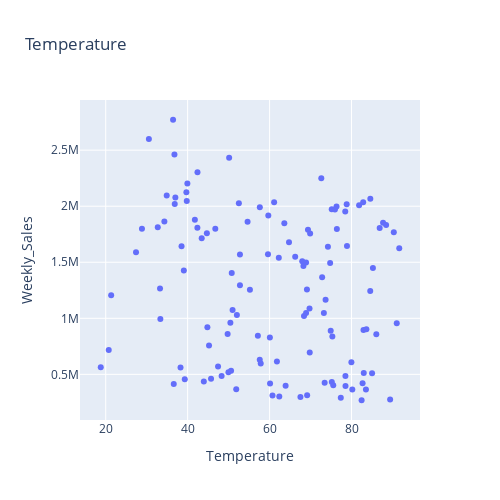
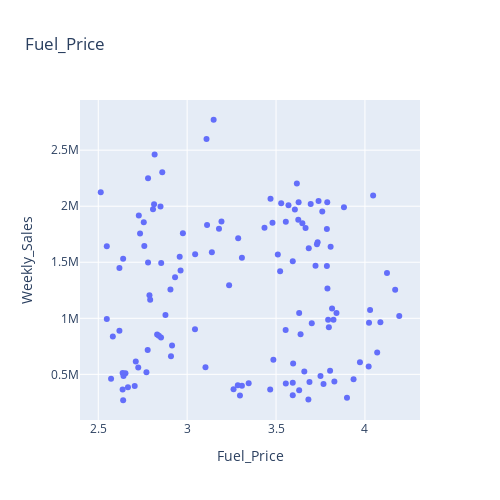
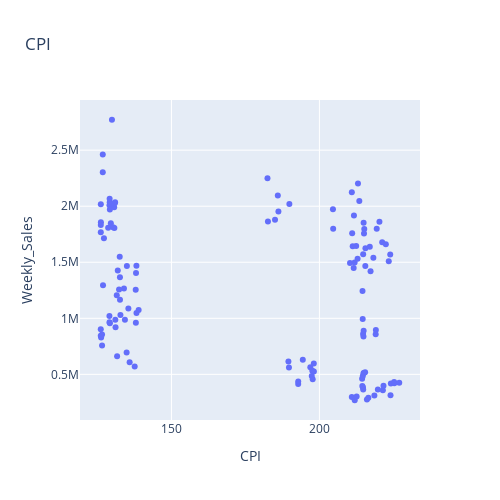
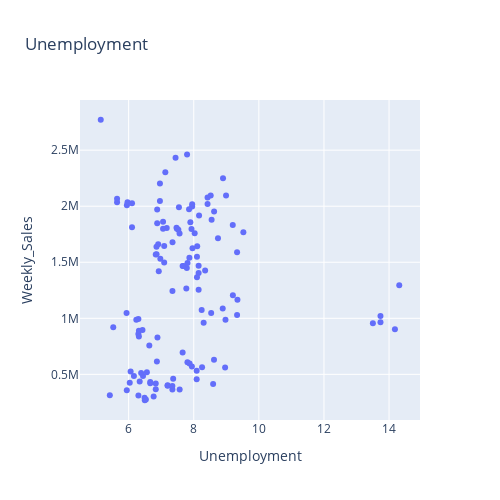

Write notebook code for charts like these, in order.
### Markdown cell above
### Bivariate analysis
Test relationship w dependent variable and check for multicollinearity

### Code cell
#bivariate analysis to see if variables have a linear rship with the dependent variable
features = ['Temperature','Fuel_Price','CPI','Unemployment','Store','Holiday_Flag']

for i in features:
    fig = px.scatter(dat, y='Weekly_Sales',x=i,width=500, height=500,title=i)
    fig.show()

#CPI does not seem to have a linear relationship with weekly sales
#How to interpret categorical (ordinal) variables?

### Figure 1 — Plotly figure (JSON) as saved in the notebook; plotly's stock layout.template omitted (floating-point values rounded to 4 significant figures; data arrays with more than 128 entries replaced by an {"elided": "..."} marker saying what was removed)
{"data": [{"hovertemplate": "Temperature=%{x}<br>Weekly_Sales=%{y}<extra></extra>", "legendgroup": "", "marker": {"color": "#636efa", "symbol": "circle"}, "mode": "markers", "name": "", "orientation": "v", "showlegend": false, "type": "scatter", "x": {"elided": "136 float values"}, "xaxis": "x", "y": {"elided": "136 float values"}, "yaxis": "y"}], "layout": {"height": 500, "legend": {"tracegroupgap": 0}, "title": {"text": "Temperature"}, "width": 500, "xaxis": {"anchor": "y", "domain": [0, 1], "title": {"text": "Temperature"}}, "yaxis": {"anchor": "x", "domain": [0, 1], "title": {"text": "Weekly_Sales"}}}}

### Figure 2 — Plotly figure (JSON) as saved in the notebook; plotly's stock layout.template omitted (floating-point values rounded to 4 significant figures; data arrays with more than 128 entries replaced by an {"elided": "..."} marker saying what was removed)
{"data": [{"hovertemplate": "Fuel_Price=%{x}<br>Weekly_Sales=%{y}<extra></extra>", "legendgroup": "", "marker": {"color": "#636efa", "symbol": "circle"}, "mode": "markers", "name": "", "orientation": "v", "showlegend": false, "type": "scatter", "x": {"elided": "136 float values"}, "xaxis": "x", "y": {"elided": "136 float values"}, "yaxis": "y"}], "layout": {"height": 500, "legend": {"tracegroupgap": 0}, "title": {"text": "Fuel_Price"}, "width": 500, "xaxis": {"anchor": "y", "domain": [0, 1], "title": {"text": "Fuel_Price"}}, "yaxis": {"anchor": "x", "domain": [0, 1], "title": {"text": "Weekly_Sales"}}}}

### Figure 3 — Plotly figure (JSON) as saved in the notebook; plotly's stock layout.template omitted (floating-point values rounded to 4 significant figures; data arrays with more than 128 entries replaced by an {"elided": "..."} marker saying what was removed)
{"data": [{"hovertemplate": "CPI=%{x}<br>Weekly_Sales=%{y}<extra></extra>", "legendgroup": "", "marker": {"color": "#636efa", "symbol": "circle"}, "mode": "markers", "name": "", "orientation": "v", "showlegend": false, "type": "scatter", "x": {"elided": "136 float values"}, "xaxis": "x", "y": {"elided": "136 float values"}, "yaxis": "y"}], "layout": {"height": 500, "legend": {"tracegroupgap": 0}, "title": {"text": "CPI"}, "width": 500, "xaxis": {"anchor": "y", "domain": [0, 1], "title": {"text": "CPI"}}, "yaxis": {"anchor": "x", "domain": [0, 1], "title": {"text": "Weekly_Sales"}}}}

### Figure 4 — Plotly figure (JSON) as saved in the notebook; plotly's stock layout.template omitted (floating-point values rounded to 4 significant figures; data arrays with more than 128 entries replaced by an {"elided": "..."} marker saying what was removed)
{"data": [{"hovertemplate": "Unemployment=%{x}<br>Weekly_Sales=%{y}<extra></extra>", "legendgroup": "", "marker": {"color": "#636efa", "symbol": "circle"}, "mode": "markers", "name": "", "orientation": "v", "showlegend": false, "type": "scatter", "x": {"elided": "136 float values"}, "xaxis": "x", "y": {"elided": "136 float values"}, "yaxis": "y"}], "layout": {"height": 500, "legend": {"tracegroupgap": 0}, "title": {"text": "Unemployment"}, "width": 500, "xaxis": {"anchor": "y", "domain": [0, 1], "title": {"text": "Unemployment"}}, "yaxis": {"anchor": "x", "domain": [0, 1], "title": {"text": "Weekly_Sales"}}}}
